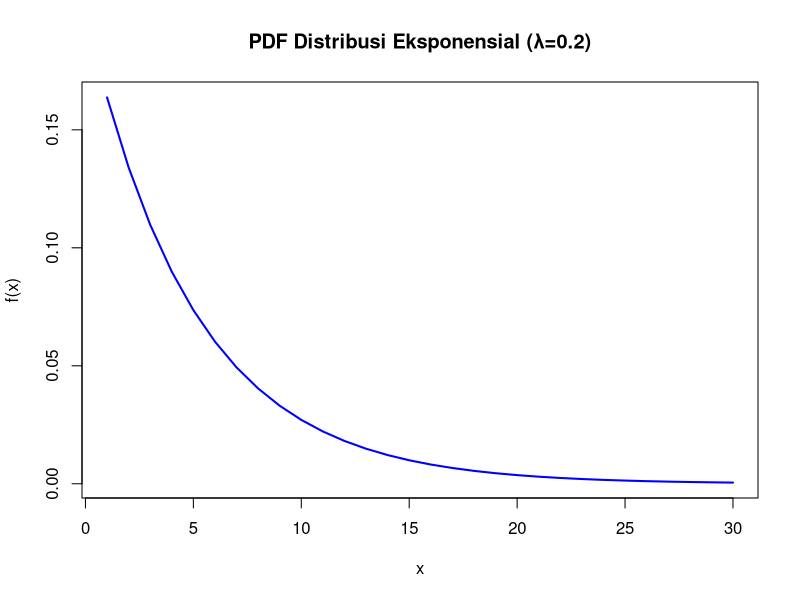
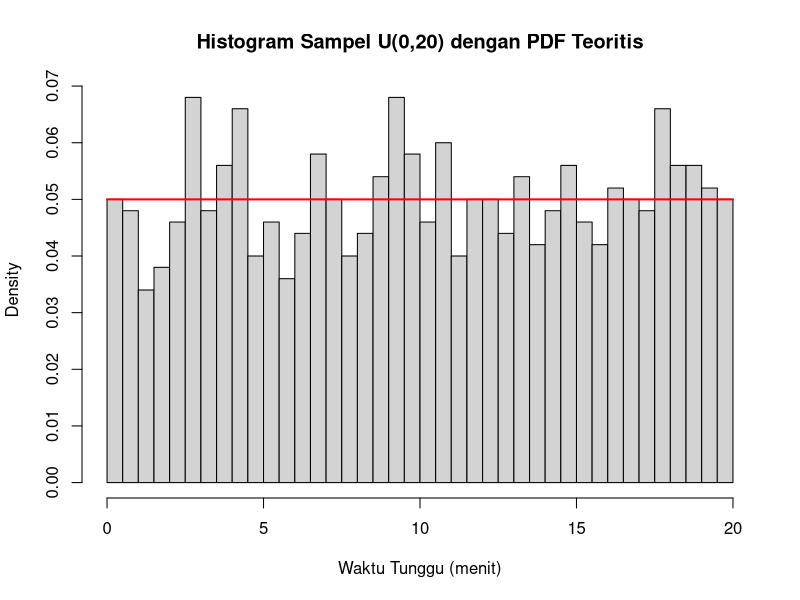
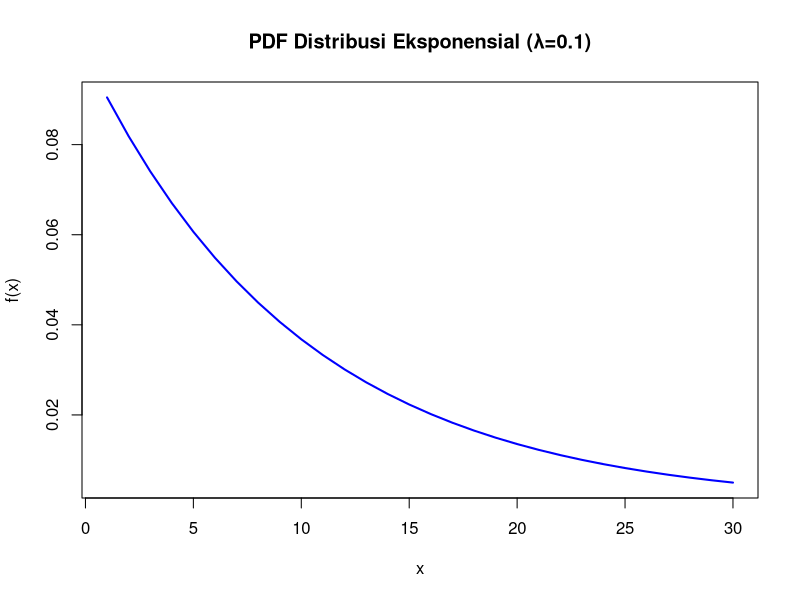
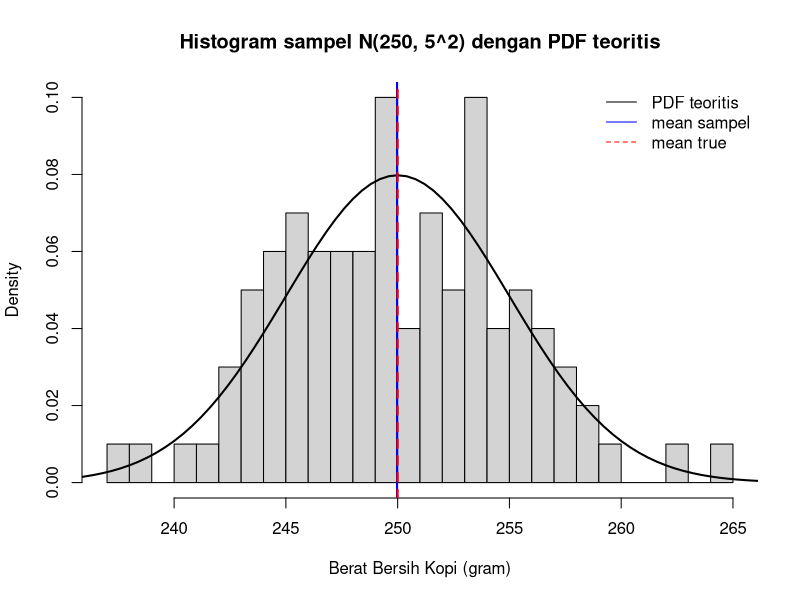

Source code (R) for these figures, in order:
# Soal 1: Rata-rata waktu tunggu mu = 5 menit (lambda = 1/5 = 0.2)
# Menghitung Peluang P(X > 5)

#sebaran eksponensial
peluang <- pexp(5, rate = 1/5, lower.tail = FALSE)
cat("Peluang P(X > 5) [Cara 1]:", peluang, "\n")

# grafik  Eksponensial dengan lambda = 0.2  (E[X] = 5)
x_dexp <- seq(1, 30, by = 1)
y_dexp <- dexp(x_dexp, rate = 0.2)
plot(x_dexp, y_dexp, type="l", col="blue", lwd=2,
     main="PDF Distribusi Eksponensial (λ=0.2)",
     xlab="x", ylab="f(x)")


#Soal 2: kereta komuter tiba di stasiun secara acak antara pukul 07.00 hingga 07.20 
#(interval 20 menit). berapakah ragam (varians) waktu tunggu penumpang?
#Uniform pada interval
set.seed(2025)
n <- 1000
a <- 0
b <- 20

var_teoritis <- (b - a)^2 / 12
cat("Varians waktu tunggu:", var_teoritis, "menit^2\n")

# Generate sampel
x <- runif(n, min = a, max = b)
x

#Nilai Density, CDF, dan Quantile 
d_values <- dunif(c(0, 10, 20), min = a, max = b)   # f(x) = 1/(20-0) = 0.05
p_values <- punif(c(0, 10, 20), min = a, max = b)
q_values <- qunif(c(0.25, 0.5, 0.75), min = a, max = b)

#Plot: Histogram sampel + Overlay PDF teoritis
hist(x, breaks = 30, probability = TRUE,
     main = "Histogram Sampel U(0,20) dengan PDF Teoritis",
     xlab = "Waktu Tunggu (menit)")
curve(dunif(x, min = a, max = b), from = a, to = b, add = TRUE, col = "red", lwd = 2)

#Soal 3: masa pakai sensor suhu memiliki rata-rata mu = 10 tahun. berapa peluang sensor
#tersebut rusak sebelummencapai usia 5 tahun?

#sebaran eksponensial
peluang <- pexp(5, rate = 1/10)
cat("Peluang P(X < 5) [Cara 1]:", peluang, "\n")

# grafik  Eksponensial dengan lambda = 0.1
x_dexp <- seq(1, 30, by = 1)
y_dexp <- dexp(x_dexp, rate = 0.1)
plot(x_dexp, y_dexp, type="l", col="blue", lwd=2,
     main="PDF Distribusi Eksponensial (λ=0.1)",
     xlab="x", ylab="f(x)")

#soal 4: Berat bersih kemasan kopi menyebar normal dengan mu = 250 gram dan 
#sigma = 5 gram. Kemasan dianggap underweight jika beratnya kurang dari 
#240 gram. Berapa proporsi produk yang tergolong underweight? 

#Distribusi Gaussian 
set.seed(2025)
n <- 100
mu <- 250
sigma <- 5

#proporsi produk underweight: P(X < 240)
p4 <- pnorm(240, mean = mu, sd = sigma)
cat("Proporsi underweight P(X < 240):", p4, "\n")

# Generate sampel
x <- rnorm(n, mean = mu, sd = sigma)

#statistik sampel
(x_bar <- mean(x))                 
(mle_sigma2 <- mean((x - x_bar)^2)) 
(sd_sample <- sd(x))               

#histogram + overlay PDF teoritis (dengan parameter sebenarnya)
hist(x, breaks = 30, probability = TRUE,
     main = "Histogram sampel N(250, 5^2) dengan PDF teoritis",
     xlab = "Berat Bersih Kopi (gram)")
curve(dnorm(x, mean = mu, sd = sigma), from = mu-4*sigma, to = mu+4*sigma, add = TRUE, lwd = 2)
abline(v = x_bar, col = "blue", lwd = 2)     # mean sampel
abline(v = mu, col = "red", lwd = 2, lty = 2)   # mean sebenarnya
legend("topright", legend = c("PDF teoritis", "mean sampel", "mean true"),
       lty = c(1,1,2), col = c("black","blue","red"), bty = "n")
